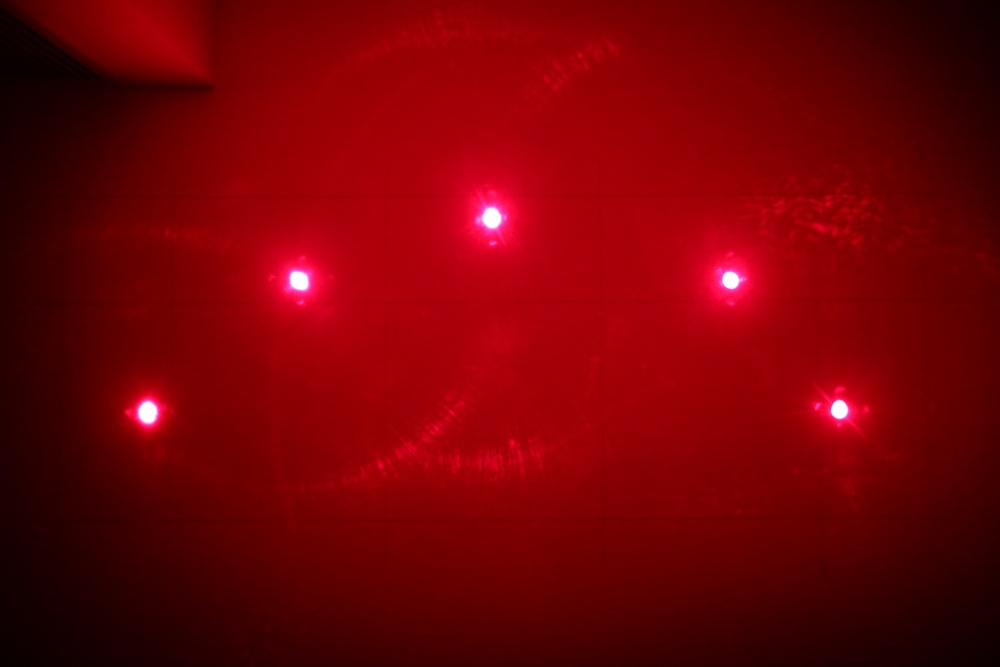
%> input picture Real-Time Positioning Material/4.3 Visual Measurement Experiment/Model_64/A87V0064.JPG, 1000 x 667 px, shrunk from 5184 x 3456 before the run
$ octave GD_pic_dig_model_test.m   (GNU Octave 9; MATLAB toolbox functions it lacks are replaced by stand-ins)
%> lines starting %> are read from the running program, lines starting %| are printed output that depends on the picture; in (x1, y1, x2, y2) boxes, pixels count from 0 and x2, y2 are one past the last pixel; in counts of white or black regions, pixels touching at a corner belong together; the program's own positions count from 1
clear;clc;clf;
threshold=235;
threshold2=50;
filename='A87V0064.jpg'
%function [R2]=GD_pic_dig(filename,threshold,threshold2)

%其实threshold2可以和threshold直接有个函数关系，比如现在就是threshold/255*r
Ro=imread(filename);%RGB后的三维矩阵；%Elapsed time is 0.144618 seconds.
%> Ro is the input picture: size 667x1000x3 uint8; mean R, G, B 115.6, 1, 5.1
R=Ro(:,:,1);%RGB后的R矩阵；
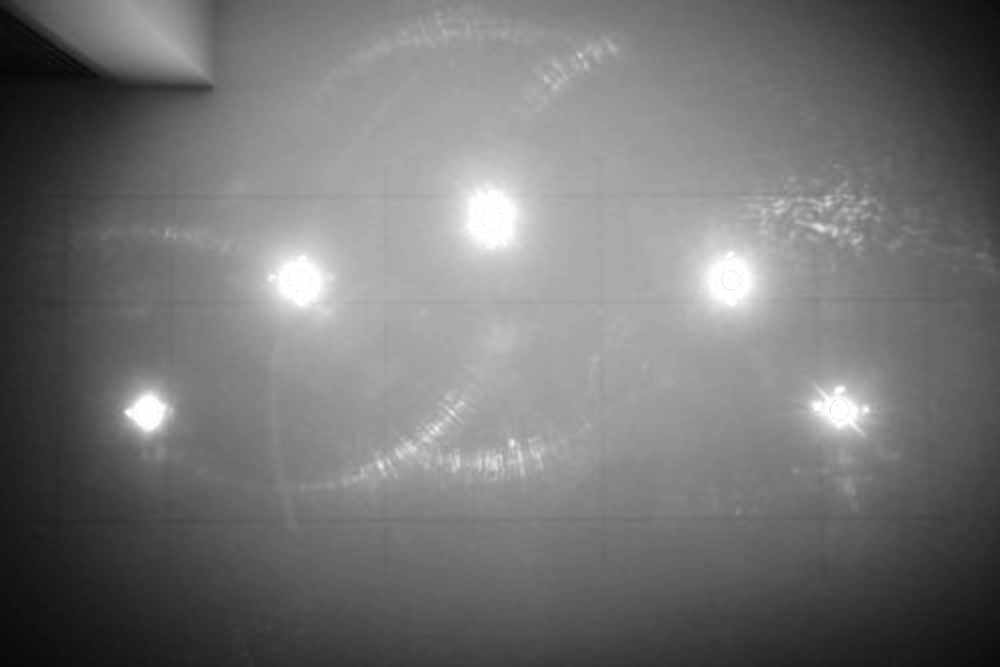
%> R: size 667x1000 uint8; min 6, max 255, mean 115.6
max_R=max(R);
%> max_R = 1000 values, max 255 at index 128, min 40 at index 1, mean 184.1
%IMG3=zeros(2000,3000);IMG(:,:,2)=IMG3;IMG(:,:,3)=IMG3;IMG1=R;IMG(:,:,1)=IMG1;
%imshow(IMG)

%Elapsed time is 0.003831 seconds.
%R1=R/255;%RGB后R矩阵单位化；
%R2是将一列不满足threshold2的列值和，进行清零；
[v1,v2]=size(R)
%> v1 = 667; v2 = 1000
%Elapsed time is 0.000009 seconds.

%R11初始值为R
R11=R;%%%%%%%%%%%这个贼jb关键了%%%%%%%预先定义矩阵大小会节约大量时间！！！！！

%计算R中非0元素数目，改变了R，非0元素变为1
R(R>0)=1;
%> R: size 667x1000 uint8; every value is 1
count_1=sum(sum(R))
%> count_1 = 667000

%R11中小于threshold清零
R11(R11<threshold)=0;%%%%%%不用循环的方法
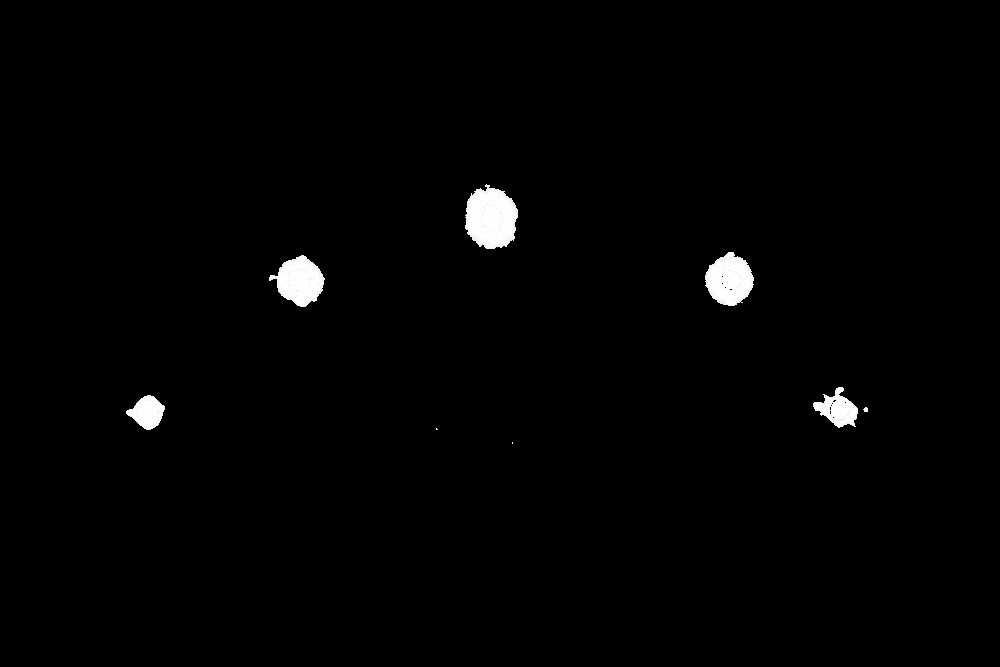
%> R11: size 667x1000 uint8; min 0, max 255, mean 3.1

%R12等于小于threshold清零后的R11；并将非0元素变为1，计算大于threshold的元素数目
R12=R11;
R12(R12>0)=1;
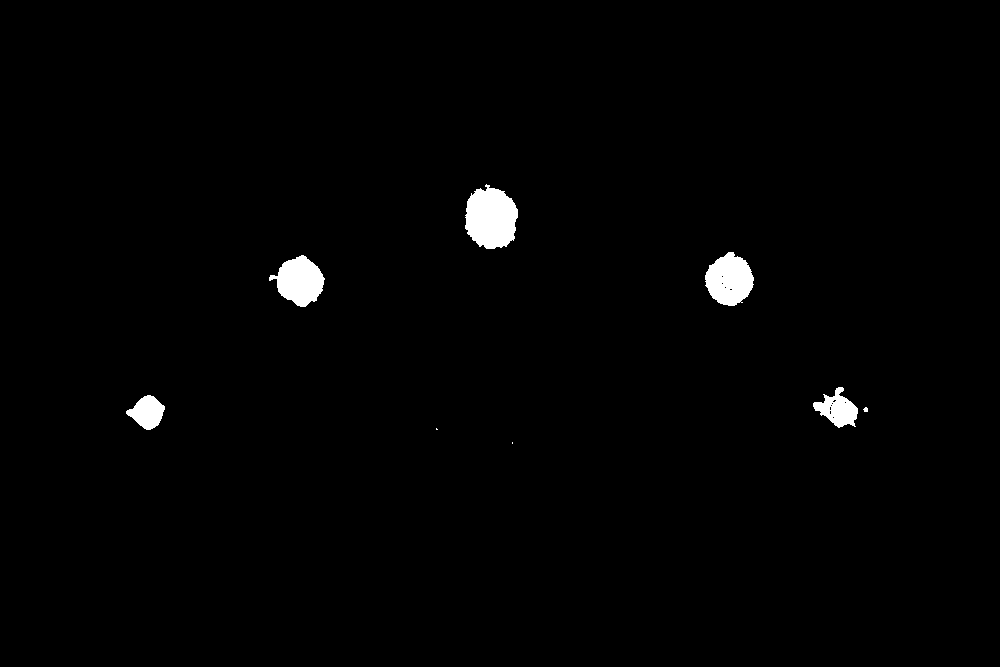
%> R12: size 667x1000 uint8; values 0 (black) and 1 (white), 1.2% white; 8 white regions (3 under 20 px), largest, box (x1, y1, x2, y2) and area: (465, 184, 518, 249) 2583, (705, 252, 754, 306) 1892, (269, 255, 325, 307) 1803, (813, 387, 858, 428) 987, (126, 395, 165, 430) 841
count_2=sum(sum(R12))
%> count_2 = 8130

%画出经过元素值准入值处理后的R11图像
IMG3=zeros(v1,v2);IMG(:,:,2)=IMG3;IMG(:,:,3)=IMG3;IMG1=R11;IMG(:,:,1)=IMG1;
%> after `IMG(:,:,3)=IMG3`: IMG: size 667x1000x3 double; every value is 0
imshow(uint8(IMG),'initialmagnification','fit');
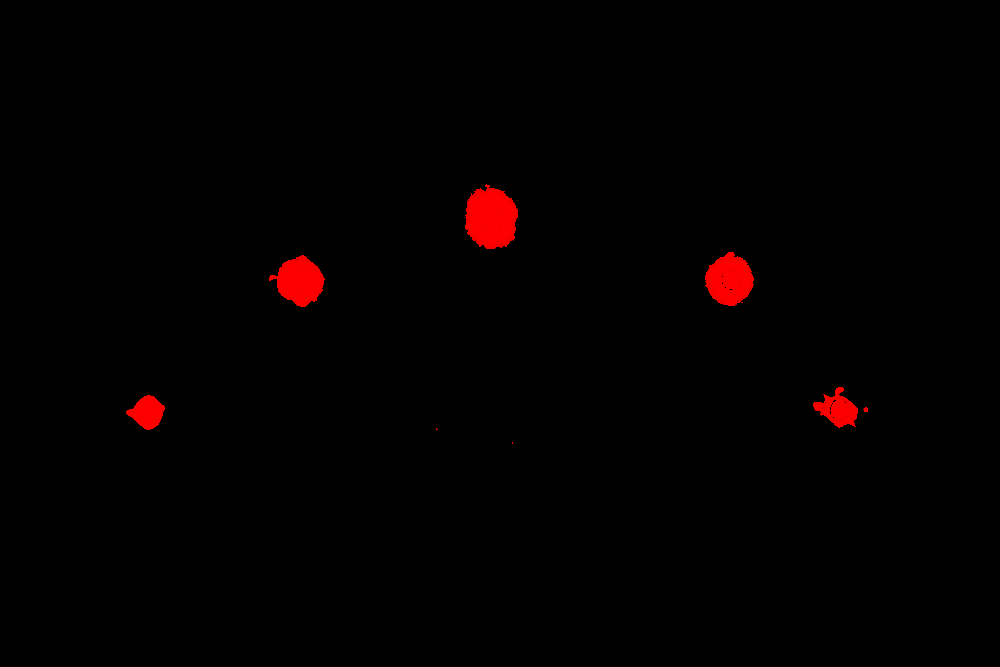
%> displayed picture: size 667x1000x3, on the screen's scale of 0 to 255; mean R, G, B 3.1, 0, 0; mean of the top-left, top-right, bottom-left and bottom-right quarters 1.8, 1.3, 0.4, 0.5
title('经过元素计算准入值处理后的激光光斑图','fontsize',18)
pause(2)

%将R11单位化，变成[0，1]间
%R11=R11/255;

%%for j=1:v2%%%%%%%%%%%%%%Matlab处理for循环和while循环很差，最好用数组运算代替；
        %if sum(R(:,j))<nouse%%series
    %R(:,j)=zeros(v1,1);%%series
    %else %%series
    %%for i=1:v1
      %%  if R(i,j)>=threshold
        %%    R11(i,j)=R(i,j)/255;%%%%%%%%%%如果知道R11的矩阵大小时候，先给他定义了！！这样会节省很多空间！！！
            %R10(i,j)=1;
       %% else R11(i,j)=0;
             %R10(i,j)=0;
       %% end
   %% end
    %end%%series
%%end

%新建R2=经过列准入值处理后的R11；
for i=1:v2
    %Elapsed time is 0.017930 seconds.
    if sum(R11(:,i))>=threshold2*255%注意这里的threshold2是已经化标为0后的结果；
        R2(:,i)=R11(:,i);
    else R2(:,i)=zeros(v1,1);
    end
end
%R2的图像
IMG3=zeros(v1,v2);IMG(:,:,2)=IMG3;IMG(:,:,3)=IMG3;IMG1=R2;IMG(:,:,1)=IMG1;
imshow(uint8(IMG),'initialmagnification','fit');
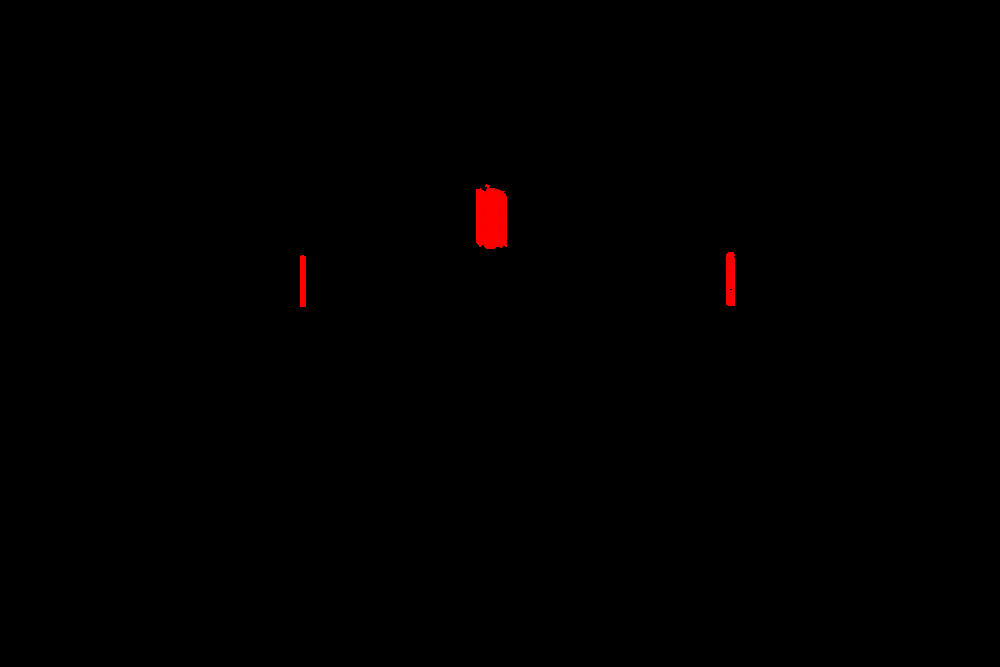
%> displayed picture: size 667x1000x3, on the screen's scale of 0 to 255; mean R, G, B 1, 0, 0; mean of the top-left, top-right, bottom-left and bottom-right quarters 0.9, 0.4, 0, 0
title('经过列计算准入值处理后的激光光斑图','fontsize',18)
%计算R2中非0值的数目
R13=R2;
R13(R13>0)=1;
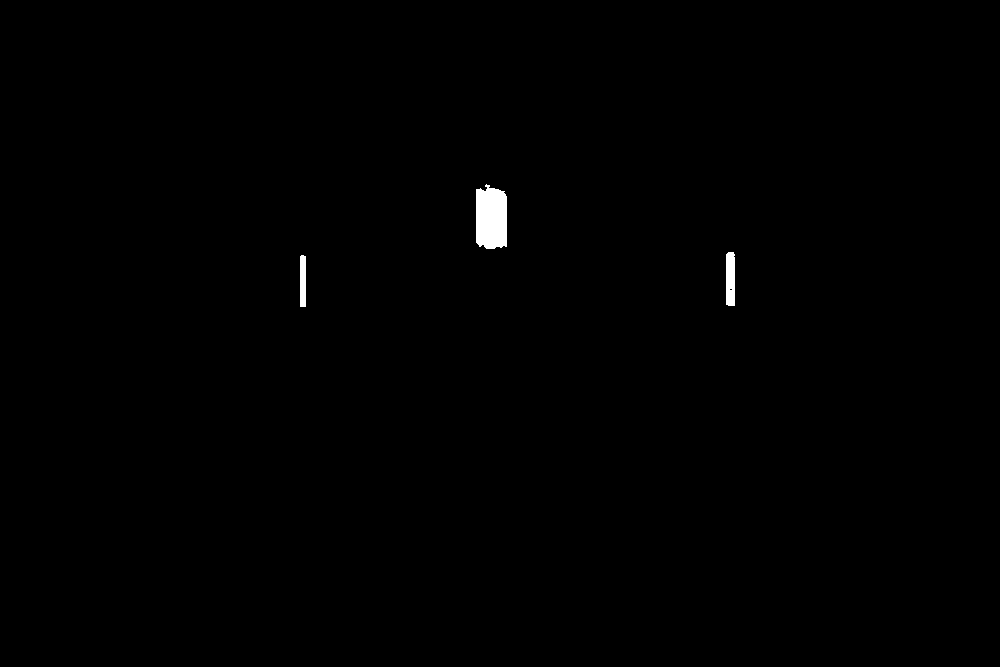
%> R13: size 667x1000 double; values 0 (black) and 1 (white), 0.39% white; 3 white regions, box (x1, y1, x2, y2) and area: (476, 184, 507, 249) 1797, (726, 252, 735, 306) 476, (300, 255, 306, 307) 309
count_3=sum(sum(R13))
%> count_3 = 2582

R2=R2/255;

%为RGB后的R的单位筛选矩阵；
%调用时候：
%tic;imread('LaserSamplev2.jpg');toc
%Elapsed time is 0.144618 seconds.
%imread其实不占速度；
